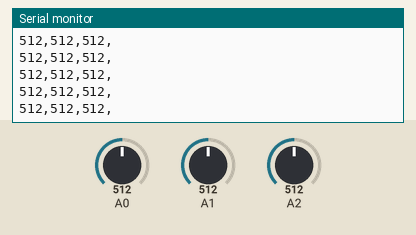
Recording of a sketch running on a simulated Arduino Uno, built with avr-gcc and run on an emulated ATmega328P. Shown: the last lines printed to the serial monitor. The inputs (shaded band) are chosen by the test bench; at power-on: A0 = 512, A1 = 512, A2 = 512.

Above: at 1.2 s.
1.3 s: A0 set to 716
At 1.46 s:
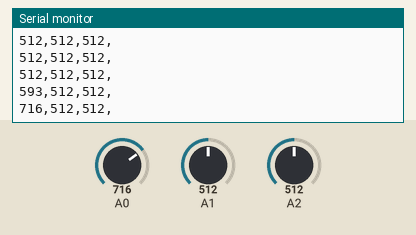
2.8 s: A1 set to 716
At 2.81 s:
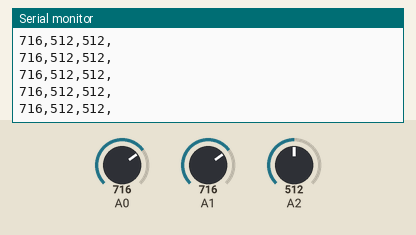
4.3 s: A2 set to 716
At 4.36 s:
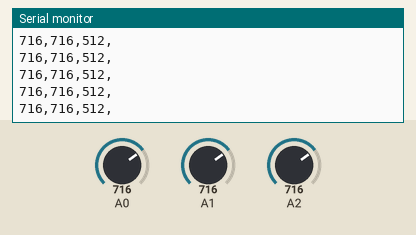
5.8 s: A0 set to 900
At 5.82 s:
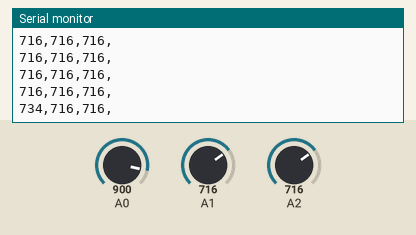
7.3 s: A1 set to 900
At 7.38 s:
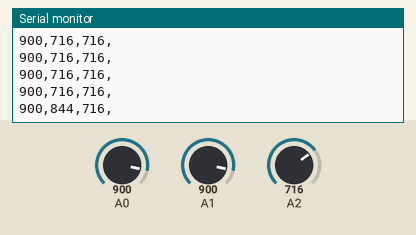
8.8 s: A2 set to 900
At 8.83 s:
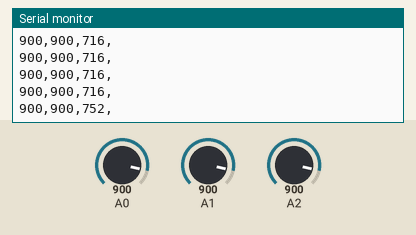
Timing chart, 0 to 11.3 s (numbered marks = the images above; inputs shaded):
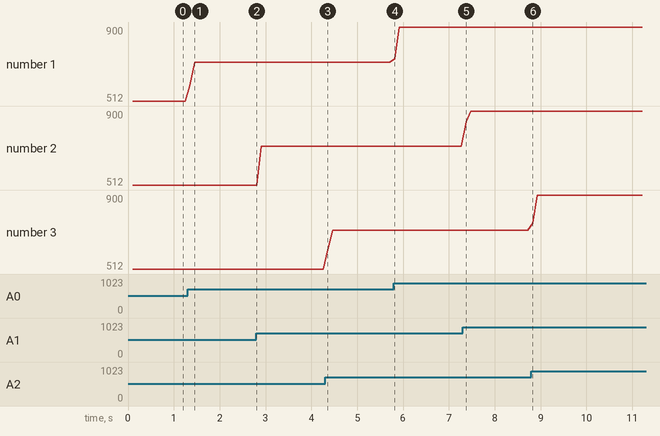

The sketch:

sketch_apr09a.ino
```cpp
int sensor_0_aver[10] = {0, 0, 0, 0, 0, 0, 0, 0, 0, 0};
int sensor_1_aver[10] = {0, 0, 0, 0, 0, 0, 0, 0, 0, 0};
int sensor_2_aver[10] = {0, 0, 0, 0, 0, 0, 0, 0, 0, 0};

int sensor_0 = 0;
int sensor_1 = 0;
int sensor_2 = 0;


void setup()
{
  Serial.begin(9600);
}

int Filter(int sensor_aver[])
{
  int sum = 0;
  for(int a = 0; a<10; a ++)
  {
    sum= sum + sensor_aver[a];
  }
  return sum/10;
}

void Read_from_sensor()
{
  for(int i =0; i<10; i++)
  {
     sensor_0_aver[i]=analogRead(0);
     sensor_1_aver[i]=analogRead(1);
     sensor_2_aver[i]=analogRead(2);
     delay (10);
  }
  sensor_0 = Filter(sensor_0_aver);
  sensor_1 = Filter(sensor_1_aver);
  sensor_2 = Filter(sensor_2_aver);

}

void loop() {
  Read_from_sensor();
  String file_ = String(sensor_0)+','+String(sensor_1)+','+String(sensor_2)+',';
 Serial.println(file_);

}
```

Measured:
- after the input at 1.3 s, the serial monitor: prints a new line after 0.05 s (image 1)
- after the input at 5.8 s, the serial monitor: prints a new line at once (image 4)
- after the input at 7.3 s, the serial monitor: prints a new line after 0.07 s (image 5)
- after the input at 8.8 s, the serial monitor: prints a new line at once (image 6)
- plotted number 1: 512 → 716 after the input at 1.3 s, 716 → 900 after the input at 5.8 s
